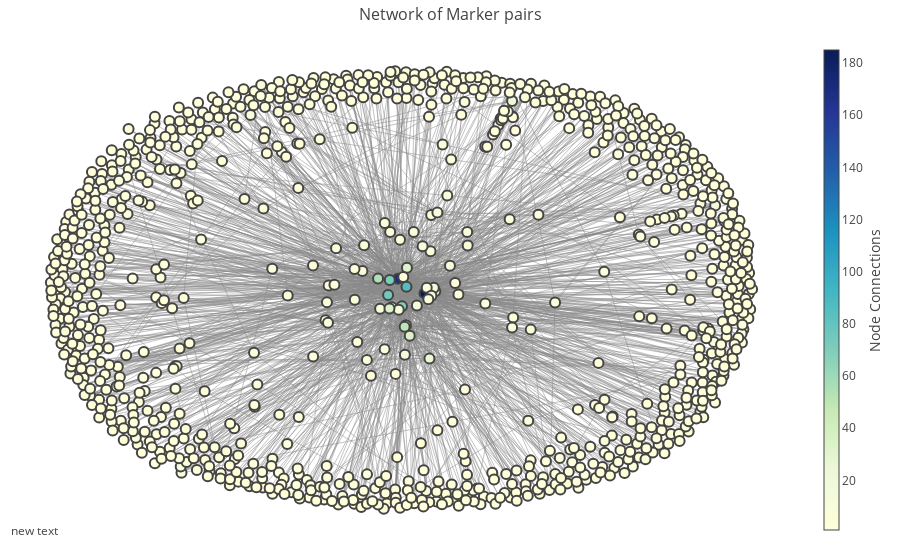

The notebook cell saved with this chart:
### Code cell
p=nx.single_source_shortest_path_length(net_G2M,ncenter)

edge_trace = go.Scatter(
    x=[],
    y=[],
    line=go.Line(width=0.5,color='#888'),
    hoverinfo='none',
    mode='lines')

for edge in net_G2M.edges():
    x0, y0 = pos[edge[0]]
    x1, y1 = pos[edge[1]]
    edge_trace['x'] += [x0, x1, None]
    edge_trace['y'] += [y0, y1, None]

node_trace = go.Scatter(
    x=[],
    y=[],
    text=[],
    mode='markers',
    hoverinfo='text',
    marker=go.Marker(
        showscale=True,
        # colorscale options
        # 'Greys' | 'Greens' | 'Bluered' | 'Hot' | 'Picnic' | 'Portland' |
        # Jet' | 'RdBu' | 'Blackbody' | 'Earth' | 'Electric' | 'YIOrRd' | 'YIGnBu'
        colorscale='YIGnBu',
        reversescale=True,
        color=[],
        size=10,
        colorbar=dict(
            thickness=15,
            title='Node Connections',
            xanchor='left',
            titleside='right'
        ),
        line=dict(width=2)))

for node in net_G2M.nodes():
    x, y = pos[node]
    node_trace['x'].append(x)
    node_trace['y'].append(y)
    
for node in net_G2M.nodes:
    node_trace['marker']['color'].append(net_G2M.degree(node))
    node_info = '# of connections: '+str(net_G2M.degree(node))
    node_trace['text'].append(node_info)

fig = go.Figure(data=go.Data([edge_trace, node_trace]),
             layout=go.Layout(
                title='Network of Marker pairs',
                titlefont=dict(size=16),
                showlegend=False,
                hovermode='closest',
                margin=dict(b=20,l=5,r=5,t=40),
                annotations=[ dict(
                    showarrow=False,
                    xref="paper", yref="paper",
                    x=0.005, y=-0.002 ) ],
                xaxis=go.XAxis(showgrid=False, zeroline=False, showticklabels=False),
                yaxis=go.YAxis(showgrid=False, zeroline=False, showticklabels=False)))

iplot(fig, filename='networkx', image="svg")

### Figure 1 — Plotly figure (JSON) as saved in the notebook; plotly's stock layout.template omitted (floating-point values rounded to 4 significant figures; data arrays with more than 128 entries replaced by an {"elided": "..."} marker saying what was removed)
{"data": [{"hoverinfo": "none", "line": {"color": "#888", "width": 0.5}, "mode": "lines", "type": "scatter", "x": {"elided": "4410 float values"}, "y": {"elided": "4410 float values"}}, {"hoverinfo": "text", "marker": {"color": {"elided": "917 int values"}, "colorbar": {"thickness": 15, "title": "Node Connections", "titleside": "right", "xanchor": "left"}, "colorscale": "YIGnBu", "line": {"width": 2}, "reversescale": true, "showscale": true, "size": 10}, "mode": "markers", "text": {"elided": "917 str values"}, "type": "scatter", "x": {"elided": "917 float values"}, "y": {"elided": "917 float values"}}], "layout": {"annotations": [{"showarrow": false, "x": 0.005, "xref": "paper", "y": -0.002, "yref": "paper"}], "hovermode": "closest", "margin": {"b": 20, "l": 5, "r": 5, "t": 40}, "showlegend": false, "title": "Network of Marker pairs", "titlefont": {"size": 16}, "xaxis": {"showgrid": false, "showticklabels": false, "zeroline": false}, "yaxis": {"showgrid": false, "showticklabels": false, "zeroline": false}}}
